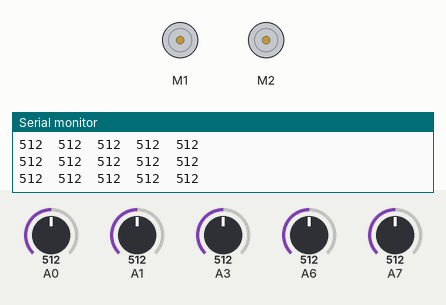
This sketch was run on a simulated Arduino Nano, built with avr-gcc and run on an emulated ATmega328P. Shown: 2 × DC motor (green arrow = forward, orange = backward, longer = faster), the last lines printed to the serial monitor. The test bench sets the inputs (shaded band); at power-on: A0 = 512, A3 = 512, A1 = 512, A6 = 512, A7 = 512.

Above: at 3.7 s.
3.8 s: A0 set to 685
5.3 s: A0 set to 707
At 6.1 s:
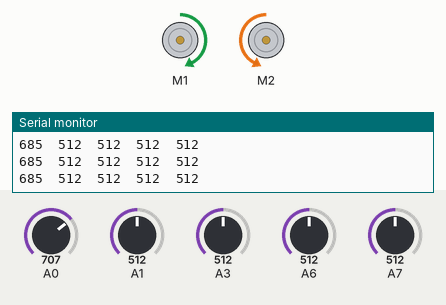
8.3 s: A3 set to 710
At 9.1 s:
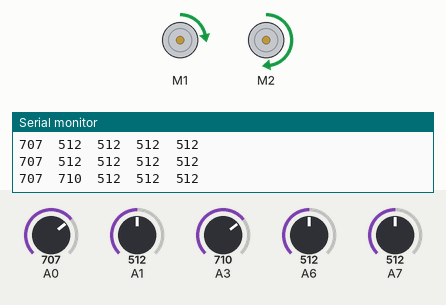
11.3 s: A1 set to 710
14.3 s: A6 set to 710
17.3 s: A7 set to 683
20.3 s: A7 set to 719
At 21.4 s:
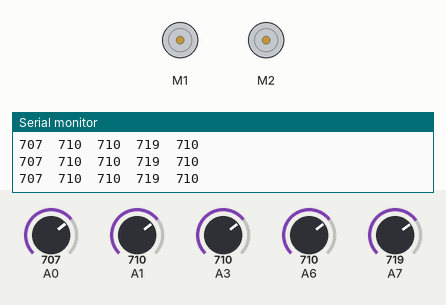
Timing chart, 0 to 23.3 s (numbered marks = the images above; inputs shaded):
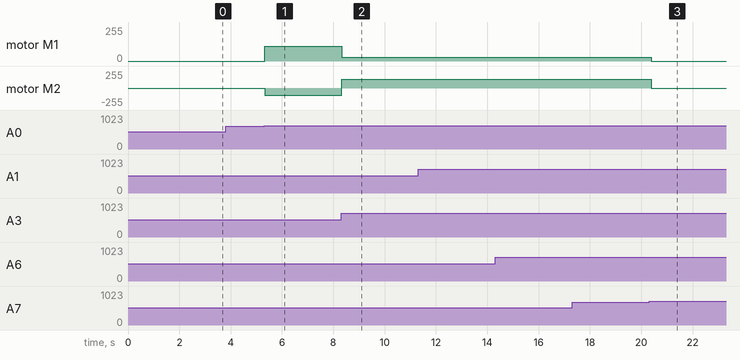

Measured:
- the behaviour switches between 699 and 700 on A0 (found by bisection; images 0 and 1)
- the behaviour switches between 700 and 701 on A7 (found by bisection; images 2 and 3)
- after the input at 5.3 s, motor M1: stopped → forward 109/255 at once; motor M2: stopped → backward 109/255 at once
- after the input at 8.3 s, motor M1: forward 109/255 → forward 29/255 at once; motor M2: backward 109/255 → forward 129/255 at once
- after the input at 20.3 s, motor M1: forward 29/255 → stopped after 0.09 s; motor M2: forward 129/255 → stopped after 0.09 s

The sketch:

MazeLineSolver3.ino
```cpp
/***********************************************************************
* Author: Elena Chong
* Last time modified: February 7th, 2016
* Description: Maze Line Solver Vr 1.1 for the RedBot
* Initial line following code from SparkFun Electronics RedBot Library Examples.
***********************************************************************/
#include <RedBot.h>
RedBotSensor left = RedBotSensor(A3);   // initialize a left sensor object on A3
RedBotSensor center = RedBotSensor(A6); // initialize a center sensor object on A6
RedBotSensor right = RedBotSensor(A7);  // initialize a right sensor object on A7
RedBotSensor farR = RedBotSensor(A1);  // initialize a right sensor object on A4
RedBotSensor farL = RedBotSensor(A0);  // initialize a right sensor object on A7

#define THRESHOLD 700
#define SPEED 80  // sets the nominal speed. Set to any number from 0 - 255.
#define USPEED 110
#define UDELAY 1000

RedBotEncoder encoder = RedBotEncoder(A2, 10);  // initializes encoder on pins A2 and 10
RedBotMotors motors;
int leftSpeed;   // variable used to store the leftMotor speed
int rightSpeed;  // variable used to store the rightMotor speed
int countsPerRev = 192;   // 4 pairs of N-S x 48:1 gearbox = 192 ticks per wheel rev
float wheelDiam = 2.56;  // diam = 65mm / 25.4 mm/in
float wheelCirc = PI*wheelDiam;  // Redbot wheel circumference = pi*D
int lCount; // variables used to store the left and right encoder counts.
int rCount;
int count = 0;
int leftAvg;
int rightAvg;
int centerAvg;
boolean uReverse = false;
//int rightAvg;
//int leftAvg;
//int centerAvg;

enum state { // States
	start,        // 0
	straight,     // 1
	turnLeft,     // 2
	turnRight,    // 3
	uTurn,        // 4
	decideLeft,   // 5
	decideRight,  // 6
	finished      // 7
};
state nextState = start;
state prevState = start;

void setup()
{
	Serial.begin(9600);
	delay(2000);
	Serial.println("IR Sensor Readings: ");
	delay(500);
}

void loop()
{
	Serial.print(farL.read());
	Serial.print("\t");  // tab character
	Serial.print(left.read());
	Serial.print("\t");  // tab character
	Serial.print(center.read());
	Serial.print("\t");  // tab character
	Serial.print(right.read());
	Serial.print("\t");  // tab character
	Serial.print(farR.read());
	Serial.println();


	//// if on the line drive left and right at the same speed (left is CCW / right is CW)
	//if (centerSensors() > THRESHOLD)
	//{
	//	leftSpeed = -SPEED;
	//	rightSpeed = SPEED;
	//}
	//// if the line is under the right sensor, adjust relative speeds to turn to the right
	//else if (rightSensors() > THRESHOLD)
	//{
	//	leftSpeed = -(SPEED + 50);
	//	rightSpeed = SPEED - 50;
	//}

	//// if the line is under the left sensor, adjust relative speeds to turn to the left
	//else if (leftSensors() > THRESHOLD)
	//{
	//	leftSpeed = -(SPEED - 50);
	//	rightSpeed = SPEED + 50;
	//}
	//if ((leftSensors() < THRESHOLD) && (centerSensors() > THRESHOLD) && (rightSensors() < THRESHOLD) && (farR.read() < THRESHOLD) && (farL.read() < THRESHOLD))
	//{
	//		leftSpeed = -SPEED;
	//		rightSpeed = SPEED;

	//}
	//else if ((leftSensors() < THRESHOLD) && (centerSensors() < THRESHOLD) && (rightSensors() > THRESHOLD) && (farR.read() < THRESHOLD) && (farL.read() < THRESHOLD))
	//{
	//		leftSpeed = -(SPEED + 50);
	//		rightSpeed = SPEED - 50;
	//}
	//else if ((leftSensors() > THRESHOLD) && (centerSensors() < THRESHOLD) && (rightSensors() < THRESHOLD) && (farR.read() < THRESHOLD) && (farL.read() < THRESHOLD))
	//{
	//		leftSpeed = -(SPEED - 50);
	//		rightSpeed = SPEED + 50;
	//}
	if (center.read() > THRESHOLD)
	{
		leftSpeed = -SPEED;
		rightSpeed = SPEED;
	}

	// if the line is under the right sensor, adjust relative speeds to turn to the right
	if (right.read() > THRESHOLD)
	{
		leftSpeed = -(SPEED + 50);
		rightSpeed = SPEED - 50;
		//rightSpeed = -SPEED + 10;
	}

	// if the line is under the left sensor, adjust relative speeds to turn to the left
	if (left.read() > THRESHOLD)
	{
		leftSpeed = -(SPEED - 50);
		rightSpeed = SPEED + 50;
	}
		// if all sensors are on black or up in the air, stop the motors.
	// otherwise, run motors given the control speeds above.

	if ((leftSensors() > THRESHOLD) && (centerSensors() > THRESHOLD) && (rightSensors() > THRESHOLD) && (farR.read() > THRESHOLD) && (farL.read() > THRESHOLD))
	{
		motors.brake();
		leftSpeed = 0;
		rightSpeed = 0;
	}
	//else if ((leftSensors() < THRESHOLD) && (centerSensors() < THRESHOLD) && (rightSensors() < THRESHOLD)) {
	//		driveDistance(0.5, -SPEED, SPEED);
	//		if ((leftSensors() < THRESHOLD) && (centerSensors() < THRESHOLD) && (rightSensors() < THRESHOLD)) {
	//			uReverse = true;
	//			count++;
	//		}
	//		else {
	//			uReverse = false;
	//		}
	//	while (uReverse && count == 3) {
	//				// U TURN CODE

	else if ((leftSensors() < THRESHOLD) && (centerSensors() < THRESHOLD) && (rightSensors() < THRESHOLD) && (farR.read() < THRESHOLD) && (farL.read() < THRESHOLD))
	{
		//uReverse = false;
		//count = 0;
		leftSpeed = -USPEED;
		rightSpeed = -USPEED;
		//motors.leftMotor(leftSpeed);
		//motors.rightMotor(rightSpeed);
	}
	else {
		motors.leftMotor(leftSpeed);
		motors.rightMotor(rightSpeed);
		delay(UDELAY);
		motors.brake();
	}

	//if ((leftSensors() < THRESHOLD) && (centerSensors() < THRESHOLD) && (rightSensors() < THRESHOLD))
	//{
	//	driveDistance(1, -SPEED, SPEED);
	//	if ((leftSensors() < THRESHOLD) && (centerSensors() < THRESHOLD) && (rightSensors() < THRESHOLD)) {
	//		uReverse = true;
	//	}
	//	else {
	//		uReverse = false;
	//	}
	//	while ((leftSensors() < THRESHOLD) && (centerSensors() < THRESHOLD) && (rightSensors() < THRESHOLD) && uReverse) {
	//		// U TURN CODE
	//		leftSpeed = -USPEED;
	//		rightSpeed = -USPEED;
	//		motors.leftMotor(leftSpeed);
	//		motors.rightMotor(rightSpeed);
	//		delay(UDELAY);
	//	}
	//	uReverse = false;
	//}

	delay(0);  // add a delay to decrease sensitivity.
}

//
///*************
//* Define all the states
//*/
//void updateStates() {
//	// input: 000
//	if ((left.read() < THRESHOLD) && (center.read() < THRESHOLD) && (right.read() < THRESHOLD)) {
//		prevState = nextState; //updating previous state to be what the previous action was.
//		if (prevState == start) {
//			nextState = start;
//		}
//		else if (prevState == straight) {
//			nextState = uTurn;
//		}
//		else if (prevState == uTurn) {
//			nextState = uTurn;
//		}
//		else if (prevState == decideLeft) {
//			nextState = turnLeft;
//		}
//		else if (prevState == decideRight) {
//			nextState = turnRight;
//		}
//	}
//	// input: 010
//	else if ((left.read() < THRESHOLD) && (center.read() > THRESHOLD) && (right.read() < THRESHOLD)) {
//		prevState = nextState;
//		if (prevState == start) {
//			nextState = straight;
//		}
//		else if (prevState == uTurn) {
//			nextState = straight;
//		}
//		else if (prevState == turnRight) {
//			nextState = straight;
//		}
//		else if (prevState == decideLeft) {
//			nextState = straight;
//		}
//		else if (prevState == turnLeft) {
//			nextState = straight;
//		}
//		else if (prevState == decideRight) {
//			nextState = turnRight;
//		}
//		else if (prevState == finished) {
//			nextState = straight;
//		}
//	}
//	// Input: 011
//	else if ((left.read() < THRESHOLD) && (center.read() > THRESHOLD) && (right.read() > THRESHOLD)) {
//		prevState = nextState;
//		if (prevState == straight) {
//			nextState = turnRight;
//		}
//	}
//	// Input: 110
//	else if ((left.read() > THRESHOLD) && (center.read() > THRESHOLD) && (right.read() < THRESHOLD)) {
//		prevState = nextState;
//		if (prevState == straight) {
//			nextState = decideLeft;
//		}
//	}
//	// Input: 111
//	else if ((left.read() > THRESHOLD) && (center.read() > THRESHOLD) && (right.read() > THRESHOLD)) {
//		prevState = nextState;
//		if (prevState == straight) {
//			nextState = decideRight;
//		}
//		else if (prevState == decideRight) {
//			nextState = finished;
//		}
//		else if (prevState == finished) {
//			nextState = finished;
//		}
//	}
//
//	// printing the values into the serial
//	delay(100);
//	Serial.print("Previous State: ");
//	Serial.println(prevState);
//	Serial.print("Current State: ");
//	Serial.println(nextState);
//}
// UPDATE SENSOR DATA - AVERAGE SENSOR READINGS

void updateSensors() {
	int leftS;
	int centerS;
	int rightS;

	for (int i = 0; i < 5; i++) {
		leftS = leftS + left.read();
		rightS = rightS + right.read();
		centerS = centerS + center.read();
	}
	leftAvg = leftS / 5;
	rightAvg = rightS / 5;
	centerAvg = centerS / 5;
}

int centerSensors() {
	int centerS;

	for (int i = 0; i < 5; i++) {
		centerS = centerS + center.read();
	}
	return centerAvg = centerS / 5;
}
int rightSensors() {
	int rightS;

	for (int i = 0; i < 5; i++) {
		rightS = rightS + right.read();
	}
	return rightAvg = rightS / 5;
}
int leftSensors() {
	int leftS;

	for (int i = 0; i < 5; i++) {
		leftS = leftS + left.read();
	}
	return leftAvg = leftS / 5;
}
/**
* Method that is called to perform all the motions based on sensor readings and the states
*/
//void motion() {
//	//***** going straight *****//
//	while (nextState == straight) {
//		if (center.read() > THRESHOLD) {
//			motors.leftMotor(-STRAIGHTSPEED);
//			motors.rightMotor(STRAIGHTSPEED);
//		}
//		else if (left.read() > THRESHOLD) {
//			motors.leftMotor(STRAIGHTSPEED);
//			motors.rightMotor(STRAIGHTSPEED);
//		}
//		else if (right.read() > THRESHOLD) {
//			motors.leftMotor(-STRAIGHTSPEED);
//			motors.rightMotor(-STRAIGHTSPEED);
//		}
//	}
//	//** decide left **//
//	while (nextState == decideLeft) {
//		goForwardDecide();
//		//>>>>> may need to store the nextState in order to perform the entire task correctly
//	}
//	//** decide right **//
//	while (nextState == decideRight) {
//		goForwardDecide();
//		//      turnRight = false;
//		//      goForwardDecide();
//		//      if(goTurn){
//		//        while(center.read() > THRESHOLD && right.read() > THRESHOLD){
//		//          motors.leftMotor(-100);
//		//          motors.rightMotor(-100);
//		//        }
//		//      goTurn = false;
//		//      }
//		//      else if(goStraight){
//		//        goStraight = false;
//		//      motors.leftMotor(-100);
//		//      motors.rightMotor(100);
//		//      }
//
//		//    }
//		//>>>>> may need to store the nextState in order to perform the entire task correctly
//	}
//	//** turn right **//
//	while (nextState == turnRight) {
//		Serial.println("Turn Right");
//		motors.leftMotor(-TURNSPEED);
//		motors.rightMotor(-TURNSPEED);
//	}
//	//** LEFT TURN **//
//	while (nextState == turnLeft) {
//		Serial.println("Turn Left");
//		motors.leftMotor(TURNSPEED);
//		motors.rightMotor(TURNSPEED);
//	}
//	//** U TURN **//
//	while (nextState == uTurn) {
//		Serial.println("Making a U Turn");
//		motors.leftMotor(TURNSPEED);
//		motors.rightMotor(TURNSPEED);
//	}
//}

/********************************************
* Go forward an inch to decide next movement.
*/
void goForwardDecide() {
	// move forward and decide based on values read.
	Serial.println("Move forward an inch");
	driveDistance(1, -SPEED, SPEED); //drive forward an inch
	delay(200); //delay
	if ((right.read() < THRESHOLD) && (center.read() < THRESHOLD) && (left.read() < THRESHOLD)) {
		//right turn
		leftSpeed = -(SPEED + 20);
		rightSpeed = SPEED - 20;
	}
	else if ((right.read() < THRESHOLD) && (center.read() > THRESHOLD) && (left.read() < THRESHOLD)) {
		leftSpeed = -SPEED;
		rightSpeed = SPEED;
	}
	//else {
	//	leftSpeed = 0;
	//	rightSpeed = 0;
	//}
	delay(200);
	driveDistance(1, SPEED, -SPEED);
	delay(200);
	motors.leftMotor(leftSpeed);
	motors.rightMotor(rightSpeed);
	delay(1000);
	motors.brake();
}

/**
* Drive distance function from RedBot library examples
* distance in inches
* leftPower must be negative to drive forward
* rightPower must be positive to drive forward
*/
void driveDistance(float distance, int leftPower, int rightPower)
{
	long lCount = 0;
	long rCount = 0;
	float numRev;
	// debug
	Serial.print("driveDistance() ");
	Serial.print(distance);
	Serial.print(" inches at ");
	Serial.print(leftPower);
	Serial.println(" left power.");
	Serial.print(rightPower);
	Serial.println(" right power.");
	numRev = (float)distance / wheelCirc;
	Serial.println(numRev, 3);
	encoder.clearEnc(BOTH);  // clear the encoder count
	motors.leftMotor(leftPower);
	motors.rightMotor(rightPower);

	while (abs(lCount) < numRev*countsPerRev)
	{
		// while the left encoder is less than the target count -- debug print
		// the encoder values and wait -- this is a holding loop.
		lCount = encoder.getTicks(LEFT);
		rCount = encoder.getTicks(RIGHT);
		Serial.print(lCount);
		Serial.print("\t");
		Serial.print(rCount);
		Serial.print("\t");
		Serial.println(numRev*countsPerRev);
	}
	// now apply "brakes" to stop the motors.
	motors.brake();
}
```
